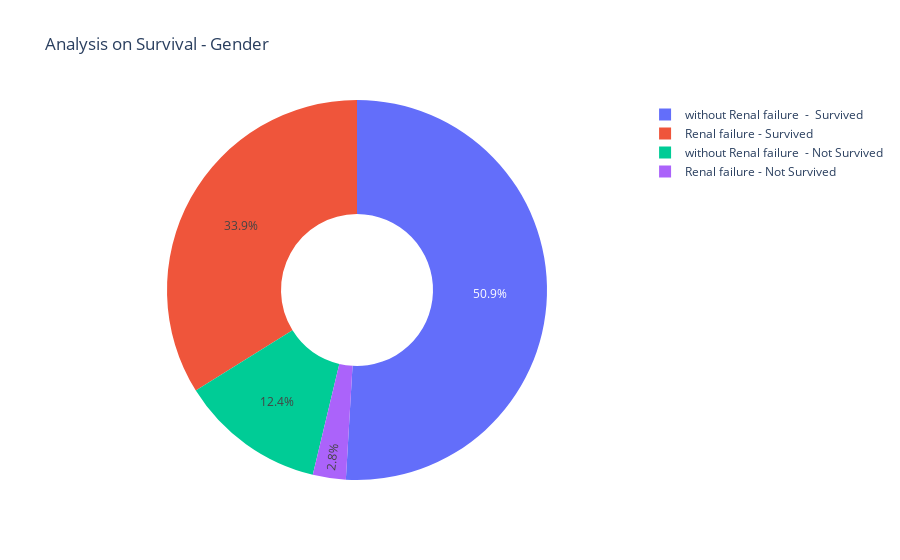

The notebook cell saved with this chart:
### Markdown cell above
CLEARLY THE AMOUNT OF PEOPLE SURVIVED WITHOUT DEPRESSION IS FAR MORE THAN THOSE SURVIVED WITH DEPRESSRION

### Code cell
rf = df[df["Renal failure"]==1]
non_rf = df[df["Renal failure"]==0]


labels = ['Renal failure - Survived','Renal failure - Not Survived', "without Renal failure  -  Survived", "without Renal failure  - Not Survived"]
values = [len(rf[df["outcome"]==0]),len(rf[df["outcome"]==1]),
          len(non_rf[df["outcome"]==0]),len(non_rf[df["outcome"]==1])]
fig = go.Figure(data=[go.Pie(labels=labels, values=values, hole=.4)])
fig.update_layout(title_text="Analysis on Survival - Gender")
fig.show()

### Figure 1 — Plotly figure (JSON) as saved in the notebook; plotly's stock layout.template omitted (floating-point values rounded to 4 significant figures)
{"data": [{"hole": 0.4, "labels": ["Renal failure - Survived", "Renal failure - Not Survived", "without Renal failure  -  Survived", "without Renal failure  - Not Survived"], "type": "pie", "values": [145, 12, 218, 53]}], "layout": {"title": {"text": "Analysis on Survival - Gender"}}}
